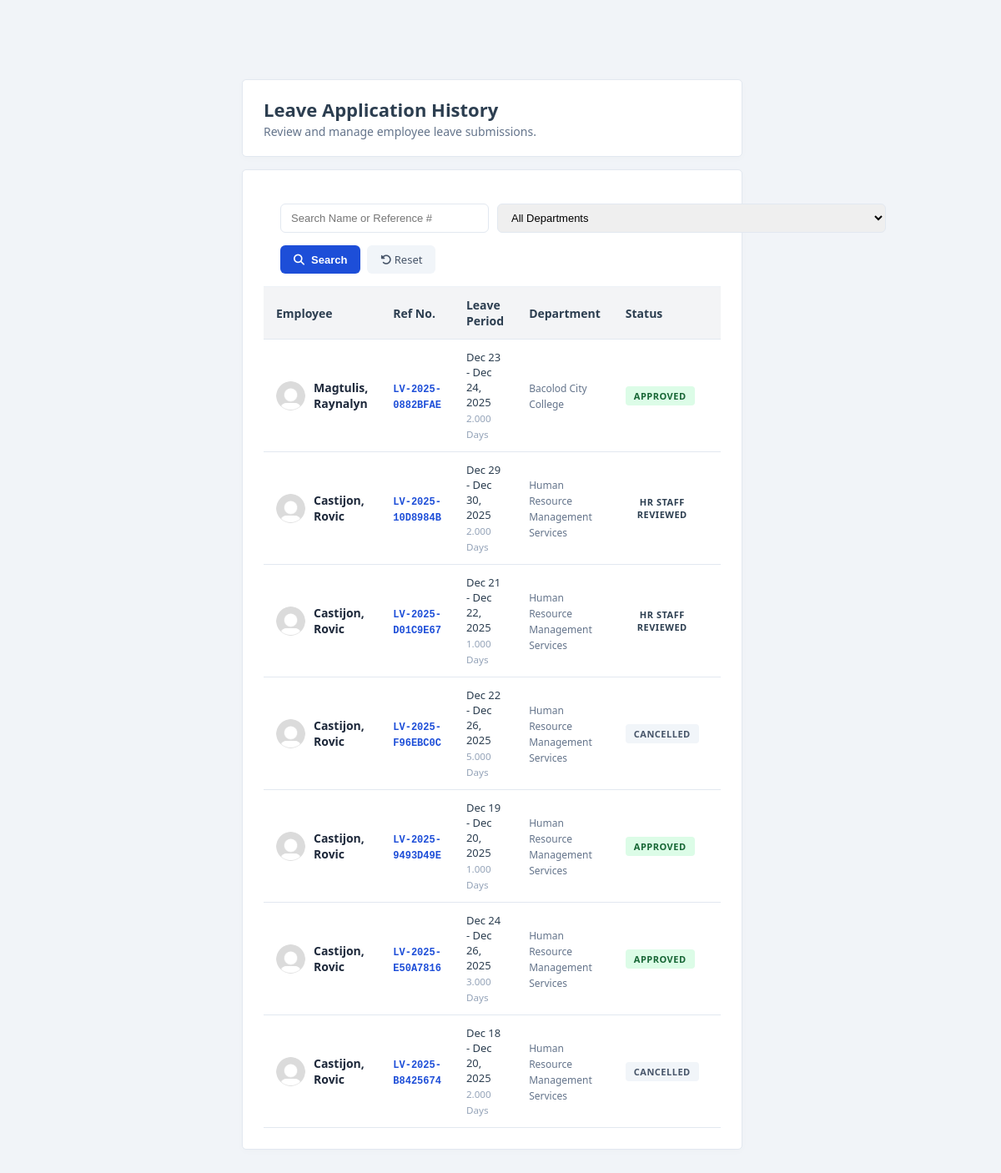
/accounts/hrstaff/leave-history.php (signed in), run on an earlier commit of the app's database.
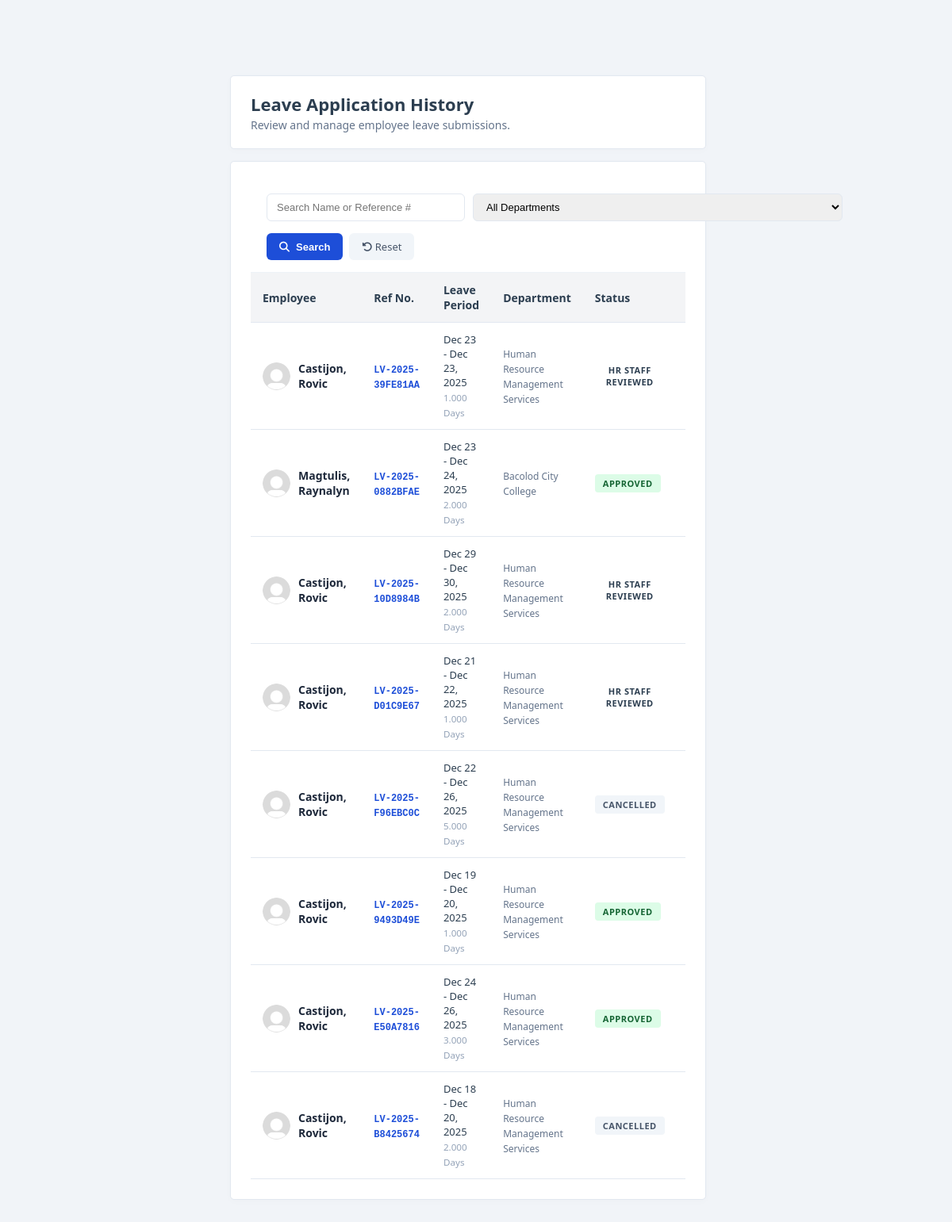
And on a later commit of the database.
### tables this page shows
CREATE TABLE `leave_application` (
  `application_id` int(11) NOT NULL,
  `reference_no` varchar(100) NOT NULL COMMENT 'Format: LV-YYYY-LASTNAME-INITIALS-GENDER-ID',
  `employee_id` int(11) NOT NULL COMMENT 'Refers to employee.employee_id',
  `leave_type_id` int(11) NOT NULL,
  `other_leave_description` varchar(255) DEFAULT NULL,
  `leave_detail_id` int(11) DEFAULT NULL,
  `details_description` varchar(255) DEFAULT NULL,
  `date_filing` date NOT NULL,
  `start_date` date NOT NULL,
  `end_date` date NOT NULL,
  `working_days` decimal(5,3) DEFAULT 0.000,
  `commutation` enum('Requested','Not Requested') DEFAULT 'Not Requested',
  `applicant_signature` varchar(255) DEFAULT NULL COMMENT 'Path to the employee signature image',
  `applicant_sign_date` datetime DEFAULT NULL COMMENT 'Timestamp when the employee submitted',
  `status` enum('Pending','HR Staff Reviewed','Officer Recommended','Approved','Rejected','Cancelled','Cancellation Pending') DEFAULT 'Pending',
  `hr_staff_id` int(11) DEFAULT NULL,
  `hr_staff_reviewed_at` datetime DEFAULT NULL,
  `authorized_officer_id` int(11) DEFAULT NULL,
  `authorized_officer_name` varchar(150) DEFAULT NULL,
  `authorized_officer_position` varchar(150) DEFAULT NULL,
  `authorized_officer_signature` varchar(255) DEFAULT NULL,
  `authorized_officer_sign_date` datetime DEFAULT NULL,
  `authorized_official_id` int(11) DEFAULT NULL,
  `authorized_official_name` varchar(150) DEFAULT NULL,
  `authorized_official_position` varchar(150) DEFAULT NULL,
  `authorized_official_signature` varchar(255) DEFAULT NULL,
  `authorized_official_sign_date` datetime DEFAULT NULL,
  `rejection_reason` text DEFAULT NULL,
  `cancel_reason` text DEFAULT NULL,
  `cancel_proof_path` varchar(255) DEFAULT NULL,
  `cancellation_requested_at` datetime DEFAULT NULL,
  `cancel_hr_validated_by` int(11) DEFAULT NULL,
  `rejected_by` int(11) DEFAULT NULL,
  `created_at` timestamp NOT NULL DEFAULT current_timestamp(),
  `updated_at` timestamp NOT NULL DEFAULT current_timestamp() ON UPDATE current_timestamp()
);

CREATE TABLE `employee` (
  `employee_id` int(11) NOT NULL COMMENT 'Unique ID for each employee, assigned manually',
  `first_name` varchar(100) DEFAULT NULL COMMENT 'Employee first name',
  `middle_name` varchar(100) DEFAULT NULL COMMENT 'Employee middle name',
  `last_name` varchar(100) DEFAULT NULL COMMENT 'Employee last name',
  `extension` varchar(50) DEFAULT NULL COMMENT 'Name extension (e.g., Jr., Sr.)',
  `suffix` varchar(50) DEFAULT NULL COMMENT 'Suffix for the name (if applicable)',
  `profile_pic` varchar(255) DEFAULT NULL COMMENT 'Path to profile picture',
  `birth_date` date DEFAULT NULL COMMENT 'Employee birth date',
  `gender` enum('Male','Female','Other') DEFAULT 'Male' COMMENT 'Gender of the employee',
  `department_id` varchar(20) NOT NULL COMMENT 'ID of the department the employee belongs to',
  `detailed_department_id` varchar(20) DEFAULT NULL COMMENT 'ID of the sub-department / unit',
  `position` varchar(150) DEFAULT NULL COMMENT 'Job position of the employee',
  `role` enum('Regular Employee','HR Officer','HR Staff','Department Head','Admin') DEFAULT 'Regular Employee' COMMENT 'Role of the employee in the system',
  `status` enum('Active','Inactive','Retired') NOT NULL DEFAULT 'Active' COMMENT 'Current employment status: Active, Inactive (resigned), or Retired',
  `salary` int(11) DEFAULT NULL COMMENT 'Employee salary in whole numbers',
  `email` varchar(150) DEFAULT NULL COMMENT 'Employee email address',
  `contact_number` varchar(20) DEFAULT NULL COMMENT 'Employee contact number',
  `password` varchar(255) NOT NULL DEFAULT '',
  `google2fa_secret` varchar(255) DEFAULT NULL COMMENT 'Stores Google Authenticator 2FA secret',
  `google2fa_expiry` datetime DEFAULT NULL COMMENT 'Expiration timestamp for 2FA verification',
  `reset_token` varchar(255) DEFAULT NULL COMMENT 'Token for password reset',
  `reset_token_expiry` datetime DEFAULT NULL COMMENT 'Expiration date/time for reset token',
  `created_at` timestamp NOT NULL DEFAULT current_timestamp() COMMENT 'Timestamp when the employee record was created',
  `updated_at` timestamp NOT NULL DEFAULT current_timestamp() ON UPDATE current_timestamp() COMMENT 'Timestamp when the employee record was last updated',
  `last_login` timestamp NULL DEFAULT NULL COMMENT 'Last login timestamp',
  `last_active` timestamp NULL DEFAULT NULL COMMENT 'Last activity timestamp in the system',
  `authorized_officer_name` varchar(150) DEFAULT NULL COMMENT 'Name of the authorized officer approving the employee assignment',
  `authorized_officer_position` varchar(150) DEFAULT NULL COMMENT 'Position / title of the authorized officer',
  `authorized_officer_signature` varchar(255) DEFAULT NULL COMMENT 'Signature image / path of the authorized officer',
  `authorized_officer_sign_date` date DEFAULT NULL COMMENT 'Date when the authorized officer signed / approved',
  `authorized_official_name` varchar(150) DEFAULT NULL COMMENT 'Name of the higher-level official approving the employee assignment',
  `authorized_official_position` varchar(150) DEFAULT NULL COMMENT 'Position / title of the authorized official',
  `authorized_official_signature` varchar(255) DEFAULT NULL COMMENT 'Signature image / path of the authorized official',
  `authorized_official_sign_date` date DEFAULT NULL COMMENT 'Date when the authorized official signed / approved',
  `two_fa_enabled` tinyint(1) DEFAULT 0 COMMENT '1 if 2FA is enabled, 0 otherwise',
  `two_fa_method` enum('none','email','sms') DEFAULT 'none' COMMENT 'Selected 2FA method',
  `two_fa_code` varchar(6) DEFAULT NULL COMMENT 'Current 2FA verification code',
  `two_fa_code_expiry` datetime DEFAULT NULL COMMENT 'Expiration time for 2FA code',
  `two_fa_attempts` int(11) DEFAULT 0 COMMENT 'Number of failed 2FA attempts',
  `two_fa_expiry` datetime DEFAULT NULL
);

CREATE TABLE `department` (
  `department_id` varchar(20) NOT NULL COMMENT 'Unique department identifier, e.g., BBH, BCC',
  `department_name` varchar(255) NOT NULL COMMENT 'Full department name, e.g., Bacolod Boys Home',
  `created_at` timestamp NOT NULL DEFAULT current_timestamp() COMMENT 'Timestamp when department was created'
);

### accounts/hrstaff/leave-history.php (the view, shortened to what the changed rows need)
<?php
require_once '../../config/config.php';
$default_profile_image = '../../assets/images/default_user.png';
$page = isset($_GET['page']) ? (int)$_GET['page'] : 1;
$limit = 10;
$offset = ($page - 1) * $limit;
try {
    $sql = "SELECT l.*, e.first_name, e.last_name, e.profile_pic, d.department_name
            FROM leave_application l
            JOIN employee e ON l.employee_id = e.employee_id
            LEFT JOIN department d ON e.department_id = d.department_id
            WHERE l.status != 'Pending'";
    $params = [];
    $sql .= " ORDER BY l.created_at DESC LIMIT $limit OFFSET $offset";
    $stmt = $pdo->prepare($sql);
    $stmt->execute($params);
    $leave_history = $stmt->fetchAll(PDO::FETCH_ASSOC);
} catch (PDOException $e) {
    die("Database Error: " . $e->getMessage());
}
?>
<!DOCTYPE html>
<html lang="en">
<head>
    <link rel="stylesheet" href="/HRIS/assets/css/style.css">
    <link rel="stylesheet" href="/HRIS/assets/css/ledger-table.css">
    <link rel="stylesheet" href="https://cdnjs.cloudflare.com/ajax/libs/font-awesome/6.5.1/css/all.min.css">
</head>
<body>
    <div class="wrapper">
        <main class="main-content">
            <div class="dashboard-wrapper">
                <div class="welcome-header">
                    <div class="welcome-text">
                        <h1 style="font-size: 22px; margin-bottom: 0;">Leave Application History</h1>
                    </div>
                </div>
                <div class="content-card">
                    <div class="table-container">
                        <table class="accounts-table">
                            <thead>
                                <tr>
                                    <th>Employee</th>
                                    <th>Ref No.</th>
                                    <th>Leave Period</th>
                                    <th>Department</th>
                                    <th class="text-center">Status</th>
                                    <th class="text-center">Action</th>
                                </tr>
                            </thead>
                            <tbody>
                                <?php if (!empty($leave_history)): ?>
                                    <?php foreach ($leave_history as $leave): ?>
                                    <tr>
                                        <td>
                                            <div class="emp-info-cell">
                                                <img src="<?= (!empty($leave['profile_pic'])) ? $leave['profile_pic'] : $default_profile_image ?>" class="emp-profile-img">
                                                <div style="display: flex; flex-direction: column;">
                                                    <span style="font-weight: 600; color: #1e293b;"><?= htmlspecialchars($leave['last_name'] . ', ' . $leave['first_name']) ?></span>
                                                </div>
                                            </div>
                                        </td>
                                        <td><span class="ref-no"><?= htmlspecialchars($leave['reference_no']) ?></span></td>
                                        <td>
                                            <div style="font-size: 13px; font-weight: 500;">
                                                <?= date('M d', strtotime($leave['start_date'])) ?> - <?= date('M d, Y', strtotime($leave['end_date'])) ?>
                                            </div>
                                            <small style="color: #94a3b8;"><?= $leave['working_days'] ?> Days</small>
                                        </td>
                                        <td><span style="font-size: 12px; color: #64748b;"><?= htmlspecialchars($leave['department_name'] ?: 'N/A') ?></span></td>
                                        <td class="text-center">
                                            <?php
                                                $s = $leave['status'];
                                                $class = strtolower(str_replace(' ', '', in_array($s, ['Approved', 'Officer Recommended']) ? 'approved' : $s));
                                            ?>
                                            <span class="status <?= $class ?>"><?= strtoupper($s) ?></span>
                                        </td>
                                        <td class="text-center">
                                        </td>
                                    </tr>
                                    <?php endforeach; ?>
                                <?php else: ?>
                                    <tr><td colspan="6" style="text-align:center; padding: 50px; color: #94a3b8;">No records found.</td></tr>
                                <?php endif; ?>
                            </tbody>
                        </table>
                    </div>
                </div>
            </div>
        </main>
    </div>
</body>
</html>

What changed in the data, as far as the page shows it:
now on this page (row edited): leave_application: employee.first_name "Castijon, Rovic", reference_no "LV-2025-39FE81AA", start_date "Dec 23", end_date "Dec 23, 2025", working_days "1.000", department.department_name "Human Resource Management Services", status "HR STAFF REVIEWED"
